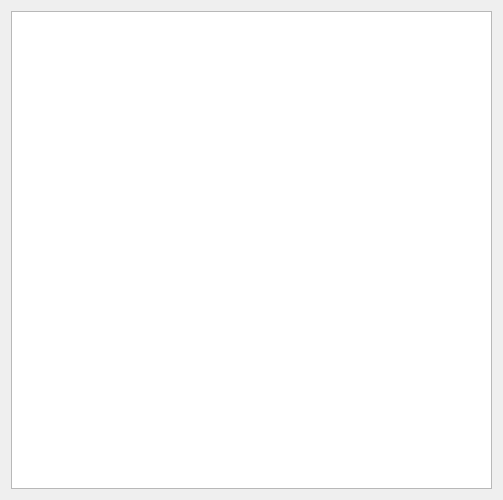
<?xml version="1.0" encoding="UTF-8"?>
<ui version="4.0">
 <class>Widget</class>
 <widget class="QWidget" name="Widget">
  <property name="geometry">
   <rect>
    <x>0</x>
    <y>0</y>
    <width>503</width>
    <height>500</height>
   </rect>
  </property>
  <property name="windowTitle">
   <string>Widget</string>
  </property>
  <layout class="QGridLayout" name="gridLayout">
   <item row="0" column="0">
    <widget class="QTableView" name="tableView"/>
   </item>
  </layout>
 </widget>
 <resources/>
 <connections/>
</ui>
